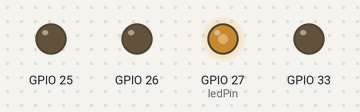
Bench run of a sketch on a simulated ESP32. Parts: output pins drawn as LEDs (lit = HIGH).

Above: at 0.05 s.
At 14.95 s:
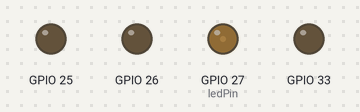
Timing chart, 0 to 19.5 s (numbered marks = the images above):
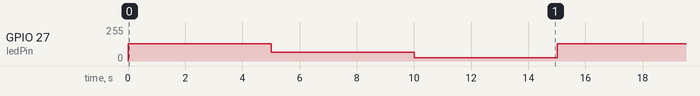

The sketch:

PWM.ino
```cpp
// the number of the LED pin
const int ledPin = 27;  // Pin GPIO

// setting PWM properties
const int freq = 25000; //25KHz
const int ledChannel = 0; //canal PWM
const int resolution = 10; //0-1023 values duty cycle

void setup() {
   // configure LED PWM functionalitites
  ledcSetup(ledChannel, freq, resolution);
  pinMode(26,OUTPUT);
  pinMode(25,OUTPUT);
  pinMode(33,OUTPUT);
  // attach the channel to the GPIO to be controlled
  ledcAttachPin(ledPin, ledChannel);
  delay(15);

}

void loop() {
  /*
  digitalWrite(26,HIGH);
  delay(2000);
  digitalWrite(25,HIGH);
  digitalWrite(26,LOW);
  delay(2000);
  digitalWrite(33,HIGH);
  digitalWrite(25,LOW);
  delay(2000);
  digitalWrite(33,LOW);
  delay(2000);
  digitalWrite(25,HIGH);
  digitalWrite(26,HIGH);
  digitalWrite(33,HIGH);
  delay(2000);
  digitalWrite(25,LOW);
  digitalWrite(26,LOW);
  digitalWrite(33,LOW);
  delay(2000);*/


  ledcWrite(ledChannel,512);
  delay(5000);
  ledcWrite(ledChannel,255);
  delay(5000);
  ledcWrite(ledChannel,102);
  delay(5000);


}
```

Measured:
- by itself, GPIO 27 (ledPin): repeats every 15.0 s: 64/255 5.0 s, 25/255 5.0 s, 128/255 5.0 s
